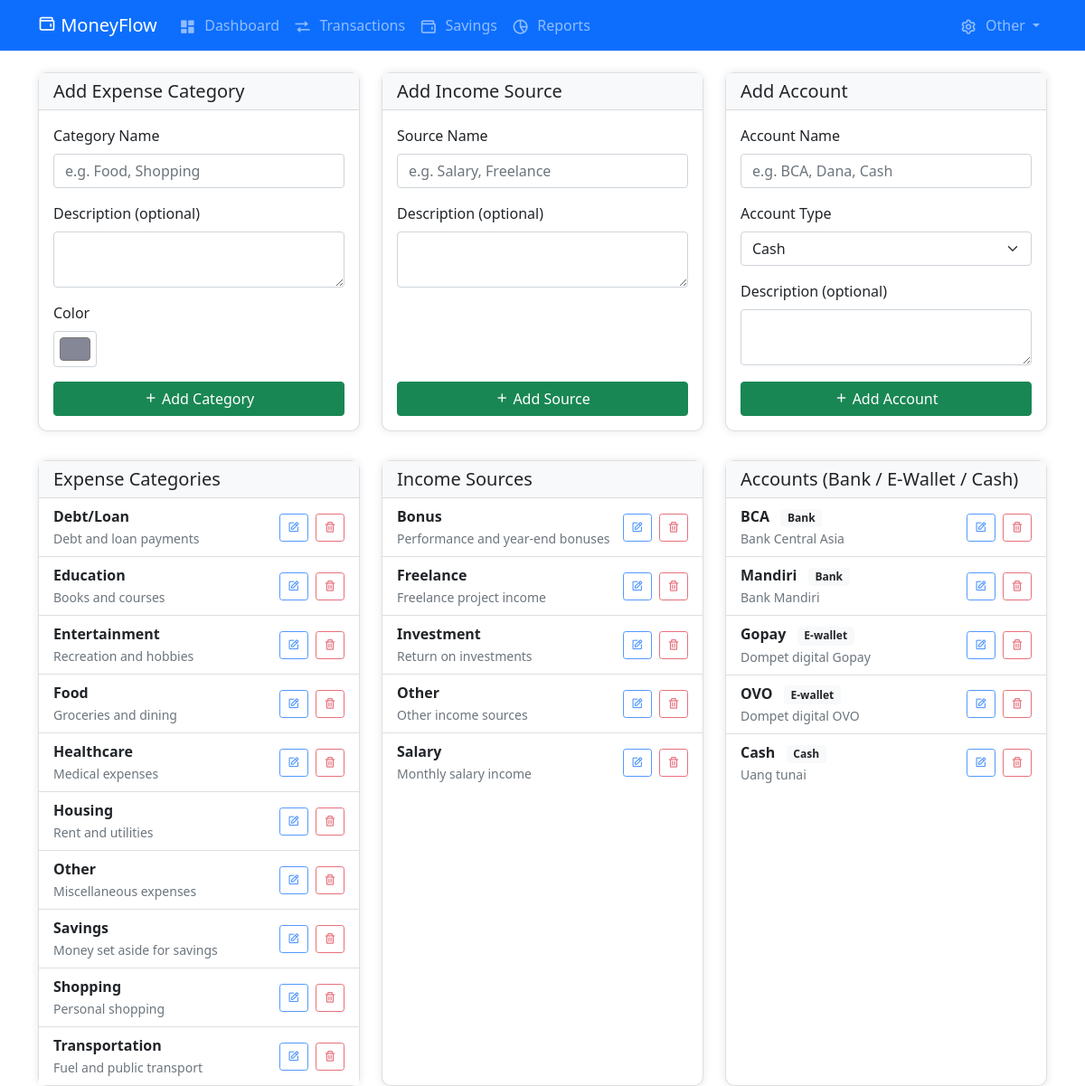
Before: /categories.php with the older database file.
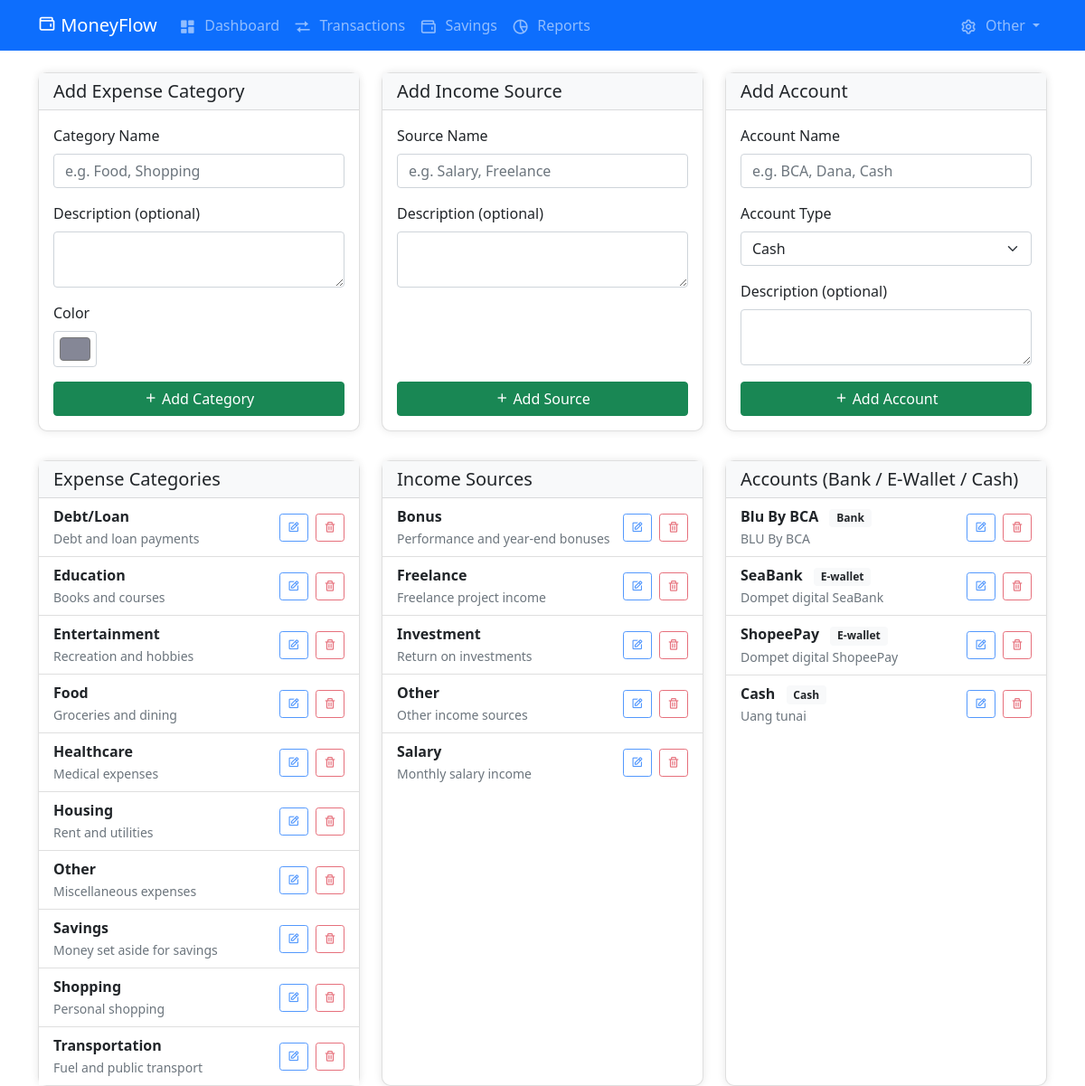
After: the same page with the newer database file.
### tables this page shows
CREATE TABLE expense_categories (
    id INT PRIMARY KEY AUTO_INCREMENT,
    category_name VARCHAR(50) NOT NULL,
    description TEXT,
    is_fixed_expense BOOLEAN DEFAULT FALSE,
    is_active BOOLEAN DEFAULT TRUE,
    created_at TIMESTAMP DEFAULT CURRENT_TIMESTAMP,
    budget_limit DECIMAL(15,2) DEFAULT NULL
);

CREATE TABLE income_sources (
    id INT PRIMARY KEY AUTO_INCREMENT,
    source_name VARCHAR(50) NOT NULL,
    description TEXT,
    expected_amount DECIMAL(15,2) DEFAULT NULL,
    is_recurring BOOLEAN DEFAULT FALSE,
    recurrence_type ENUM('daily', 'weekly', 'monthly', 'yearly') DEFAULT NULL,
    is_active BOOLEAN DEFAULT TRUE,
    created_at TIMESTAMP DEFAULT CURRENT_TIMESTAMP
);

CREATE TABLE accounts (
    id INT PRIMARY KEY AUTO_INCREMENT,
    account_name VARCHAR(100) NOT NULL,
    account_type ENUM('bank', 'e-wallet', 'cash', 'other') NOT NULL DEFAULT 'cash',
    description TEXT,
    is_active BOOLEAN DEFAULT TRUE,
    created_at TIMESTAMP DEFAULT CURRENT_TIMESTAMP
);

### categories.php (the view, shortened to what the changed rows need)
<?php
$db = new Database();
$conn = $db->getConnection();
$incomeSources = $conn->query("SELECT * FROM income_sources WHERE is_active = TRUE ORDER BY source_name")->fetchAll();
$expenseCategories = $conn->query("SELECT * FROM expense_categories WHERE is_active = TRUE ORDER BY category_name")->fetchAll();
$accounts = $conn->query("SELECT * FROM accounts WHERE is_active = TRUE ORDER BY account_type, account_name")->fetchAll();
?>
<div class="row g-4 mt-2">
    <div class="col-md-4">
        <div class="card h-100">
            <div class="card-body p-0">
                <ul class="list-group list-group-flush">
                    <?php foreach ($expenseCategories as $category): ?>
                    <li class="list-group-item d-flex justify-content-between align-items-center">
                        <div>
                            <span class="fw-bold"><?= htmlspecialchars($category['category_name']) ?></span>
                            <?php if($category['description']): ?>
                                <br><small class="text-muted"><?= htmlspecialchars($category['description']) ?></small>
                            <?php endif; ?>
                        </div>
                        <div>
                            <button type="button" class="btn btn-sm btn-outline-primary me-1"
                                onclick="editCategory(<?= $category['id'] ?>, 'expense', '<?= htmlspecialchars(addslashes($category['category_name'])) ?>', '<?= htmlspecialchars(addslashes($category['description'])) ?>', '<?= htmlspecialchars($category['color']) ?>')"
                                title="Edit">
                                <i class='bx bx-edit'></i>
                            </button>
                            <button type="button" class="btn btn-sm btn-outline-danger"
                                onclick="confirmDelete(<?= $category['id'] ?>, 'expense', '<?= htmlspecialchars($category['category_name']) ?>')"
                                title="Delete">
                                <i class='bx bx-trash'></i>
                            </button>
                        </div>
                    </li>
                    <?php endforeach; ?>
                </ul>
            </div>
        </div>
    </div>
    <div class="col-md-4">
        <div class="card h-100">
            <div class="card-body p-0">
                <ul class="list-group list-group-flush">
                    <?php foreach ($incomeSources as $source): ?>
                    <li class="list-group-item d-flex justify-content-between align-items-center">
                        <div>
                            <span class="fw-bold"><?= htmlspecialchars($source['source_name']) ?></span>
                            <?php if($source['description']): ?>
                                <br><small class="text-muted"><?= htmlspecialchars($source['description']) ?></small>
                            <?php endif; ?>
                        </div>
                        <div>
                            <button type="button" class="btn btn-sm btn-outline-primary me-1"
                                onclick="editCategory(<?= $source['id'] ?>, 'income', '<?= htmlspecialchars(addslashes($source['source_name'])) ?>', '<?= htmlspecialchars(addslashes($source['description'])) ?>')"
                                title="Edit">
                                <i class='bx bx-edit'></i>
                            </button>
                            <button type="button" class="btn btn-sm btn-outline-danger"
                                onclick="confirmDelete(<?= $source['id'] ?>, 'income', '<?= htmlspecialchars($source['source_name']) ?>')"
                                title="Delete">
                                <i class='bx bx-trash'></i>
                            </button>
                        </div>
                    </li>
                    <?php endforeach; ?>
                </ul>
            </div>
        </div>
    </div>
    <div class="col-md-4">
        <div class="card h-100">
            <div class="card-body p-0">
                <ul class="list-group list-group-flush">
                    <?php foreach ($accounts as $acc): ?>
                    <li class="list-group-item d-flex justify-content-between align-items-center">
                        <div>
                            <span class="fw-bold"><?= htmlspecialchars($acc['account_name']) ?></span>
                            <span class="badge bg-light text-dark ms-2"><?= ucfirst($acc['account_type']) ?></span>
                            <?php if($acc['description']): ?>
                                <br><small class="text-muted"><?= htmlspecialchars($acc['description']) ?></small>
                            <?php endif; ?>
                        </div>
                        <div>
                            <button type="button" class="btn btn-sm btn-outline-primary me-1"
                                onclick="editAccount(<?= $acc['id'] ?>, '<?= htmlspecialchars(addslashes($acc['account_name'])) ?>', '<?= htmlspecialchars(addslashes($acc['account_type'])) ?>', '<?= htmlspecialchars(addslashes($acc['description'])) ?>')"
                                title="Edit">
                                <i class='bx bx-edit'></i>
                            </button>
                            <button type="button" class="btn btn-sm btn-outline-danger"
                                onclick="confirmDeleteAccount(<?= $acc['id'] ?>, '<?= htmlspecialchars($acc['account_name']) ?>')"
                                title="Delete">
                                <i class='bx bx-trash'></i>
                            </button>
                        </div>
                    </li>
                    <?php endforeach; ?>
                </ul>
            </div>
        </div>
    </div>
</div>
<?php
include 'includes/layout.php';
?>

Changed rows visible on the page:
removed accounts: account_name "Gopay", account_type "E-wallet", description "Dompet digital Gopay"
changed accounts "Bank": account_name "BCA" → "Blu By BCA"; description "Bank Central Asia" → "BLU By BCA"
changed accounts: account_name "OVO" → "SeaBank"; description "Dompet digital OVO" → "Dompet digital SeaBank"; moves up the list
changed accounts: account_name "Mandiri" → "ShopeePay"; account_type "Bank" → "E-wallet"; description "Bank Mandiri" → "Dompet digital ShopeePay"
